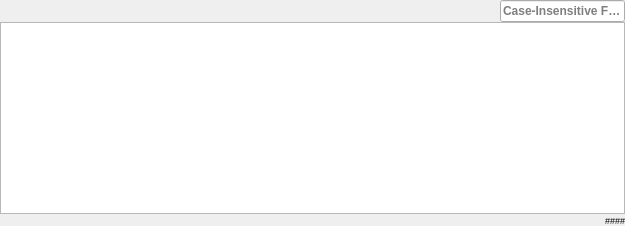
       <widget class="QWidget" name="Recent_Faults">
        <attribute name="title">
         <string>Recent Faults</string>
        </attribute>
        <layout class="QVBoxLayout" name="verticalLayout_10">
         <property name="spacing">
          <number>0</number>
         </property>
         <property name="leftMargin">
          <number>0</number>
         </property>
         <property name="topMargin">
          <number>0</number>
         </property>
         <property name="rightMargin">
          <number>0</number>
         </property>
         <property name="bottomMargin">
          <number>0</number>
         </property>
         <item>
          <layout class="QHBoxLayout" name="Recent_Faults_Search_Layout">
           <property name="spacing">
            <number>0</number>
           </property>
           <item>
            <spacer name="Recent_Faults_Search_Spacer">
             <property name="orientation">
              <enum>Qt::Horizontal</enum>
             </property>
             <property name="sizeHint" stdset="0">
              <size>
               <width>500</width>
               <height>20</height>
              </size>
             </property>
            </spacer>
           </item>
           <item>
            <widget class="PyDMLineEdit" name="Recent_Fault_Search_Line_Edit">
             <property name="font">
              <font>
               <weight>75</weight>
               <bold>true</bold>
              </font>
             </property>
             <property name="toolTip">
              <string/>
             </property>
             <property name="placeholderText">
              <string>Case-Insensitive Filter</string>
             </property>
            </widget>
           </item>
          </layout>
         </item>
         <item>
          <widget class="QTableView" name="Recent_Faults_View">
           <property name="editTriggers">
            <set>QAbstractItemView::NoEditTriggers</set>
           </property>
           <property name="alternatingRowColors">
            <bool>true</bool>
           </property>
           <attribute name="horizontalHeaderDefaultSectionSize">
            <number>150</number>
           </attribute>
          </widget>
         </item>
         <item>
          <layout class="QHBoxLayout" name="Recent_Faults_Number_Filters_Layout">
           <item>
            <spacer name="Recebt_Faults_Number_Filters_Spacer">
             <property name="orientation">
              <enum>Qt::Horizontal</enum>
             </property>
             <property name="sizeHint" stdset="0">
              <size>
               <width>40</width>
               <height>12</height>
              </size>
             </property>
            </spacer>
           </item>
           <item>
            <widget class="QLabel" name="Recent_Faults_Number_Filters_Label">
             <property name="font">
              <font>
               <pointsize>7</pointsize>
              </font>
             </property>
             <property name="text">
              <string>####</string>
             </property>
            </widget>
           </item>
          </layout>
         </item>
        </layout>
       </widget>
